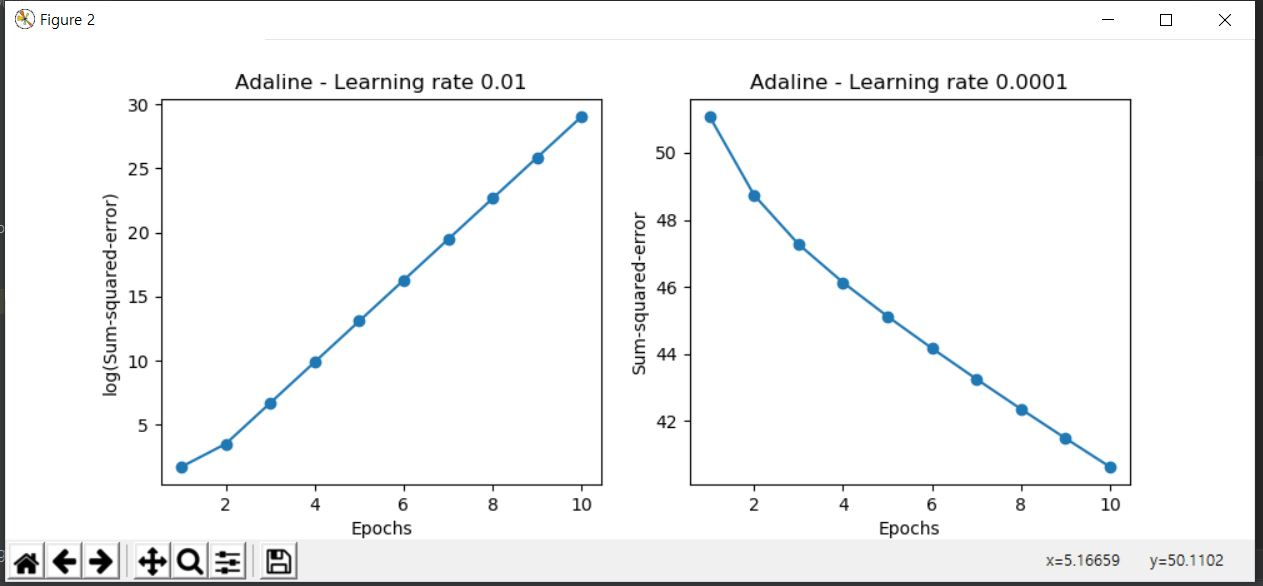

Reproduce this figure in Python.
import AdalinGD as ad
import matplotlib.pyplot as plt
import numpy as np
import pandas as pd

# 붓꽃 데이터를 주소를 통해 받아온다. Header=None를 해주어 attribute의 명칭을 기록하는 행을 삭제해준다.
df = pd.read_csv('https://archive.ics.uci.edu/ml/machine-learning-databases/iris/iris.data', header=None)

# setosa와 versicolor 선택
# setosa이면 -1을 할당해준다. 자동적으로 versicolor이면 1을 할당해준다.
y = df.iloc[0:100, 4].values
y = np.where(y == 'Iris-setosa', -1, 1)

# 꽃받침 길이와 꽃잎 길이를 추출합니다.
# pandas의 values 메서드를 사용해서 numpy array를 반환받는다.
X = df.iloc[0:100, [0, 2]].values

# 에포크 횟수 대비 비용 그래프 생성
fig, ax = plt.subplots(nrows=1, ncols=2, figsize=(10, 4))


fig, ax = plt.subplots(nrows=1, ncols=2, figsize=(10, 4))

ada1 = ad.AdalinGD(n_iter=10, eta=0.01).fit(X, y)
ax[0].plot(range(1, len(ada1.cost_) + 1), np.log10(ada1.cost_), marker='o')
ax[0].set_xlabel('Epochs')
ax[0].set_ylabel('log(Sum-squared-error)')
ax[0].set_title('Adaline - Learning rate 0.01')

ada2 = ad.AdalinGD(n_iter=10, eta=0.0001).fit(X, y)
ax[1].plot(range(1, len(ada2.cost_) + 1), ada2.cost_, marker='o')
ax[1].set_xlabel('Epochs')
ax[1].set_ylabel('Sum-squared-error')
ax[1].set_title('Adaline - Learning rate 0.0001')

plt.show()
